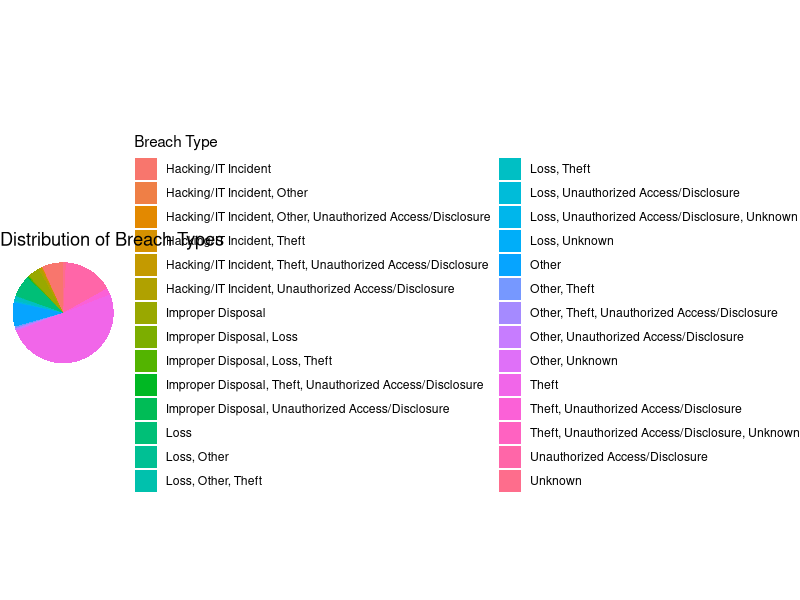
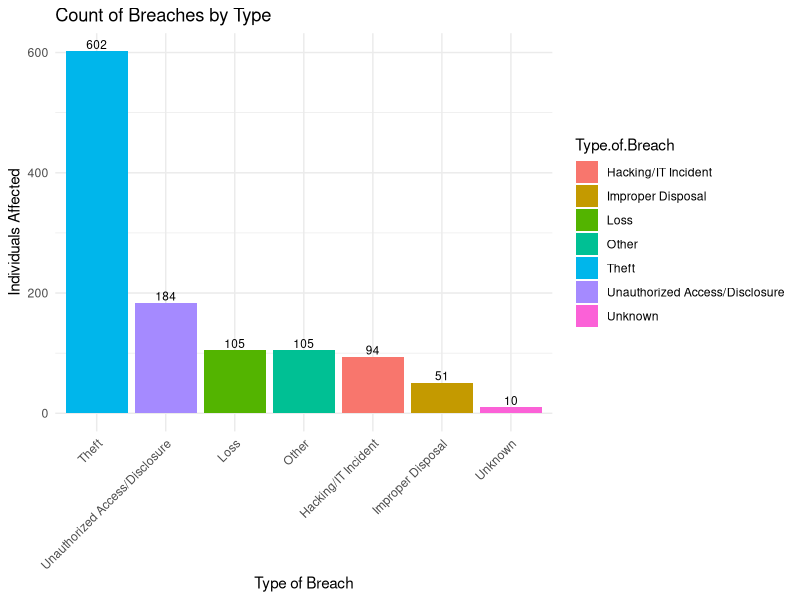
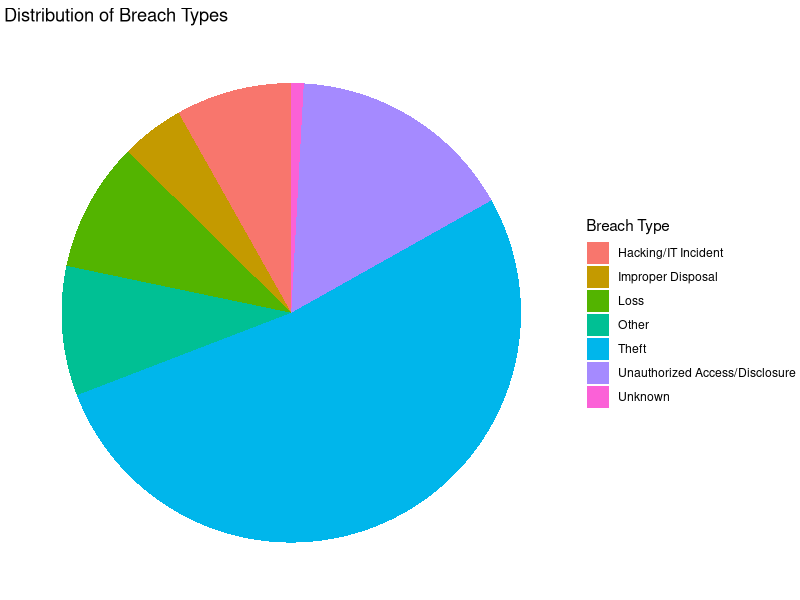
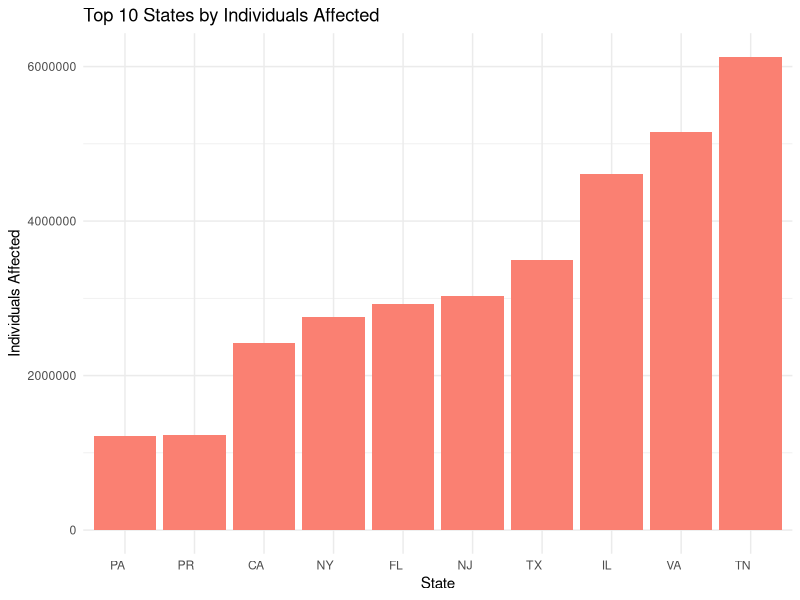
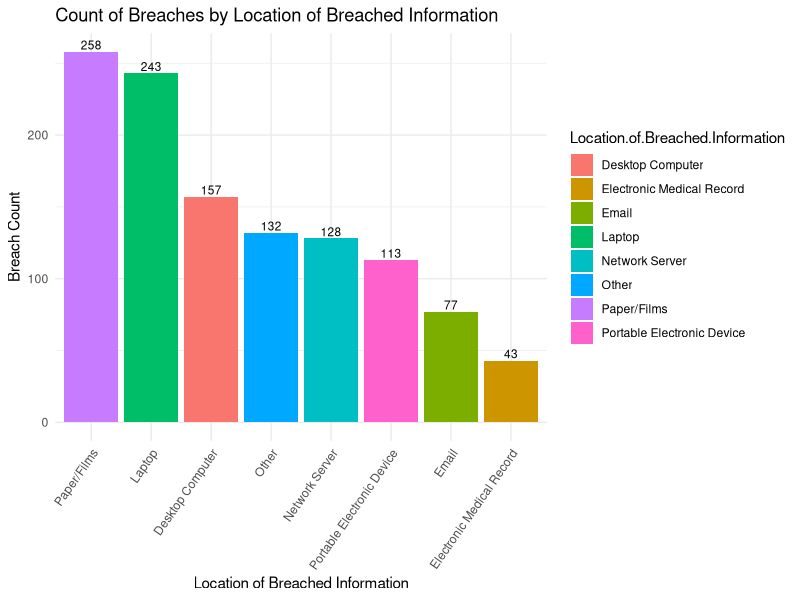
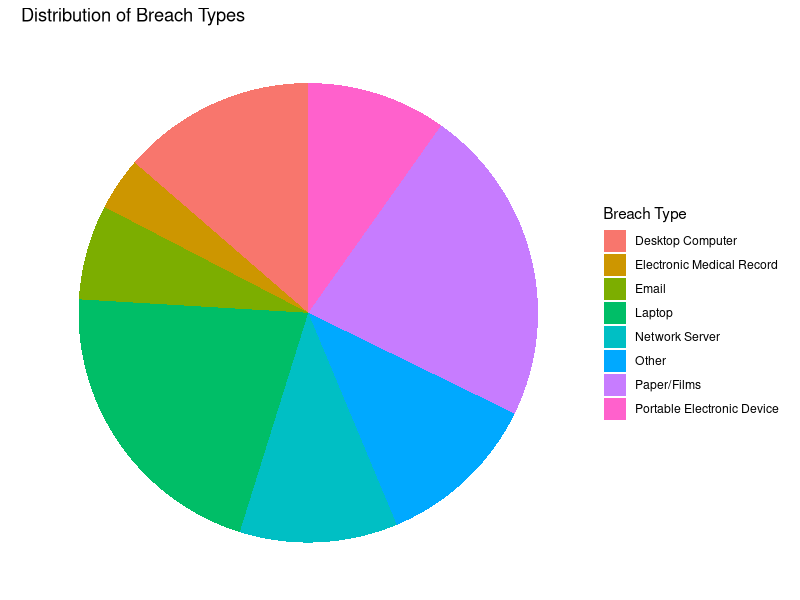
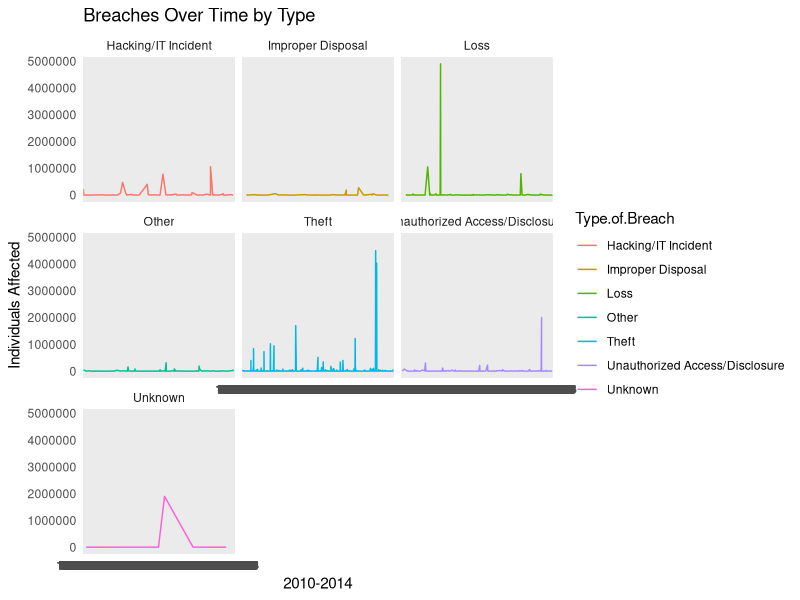
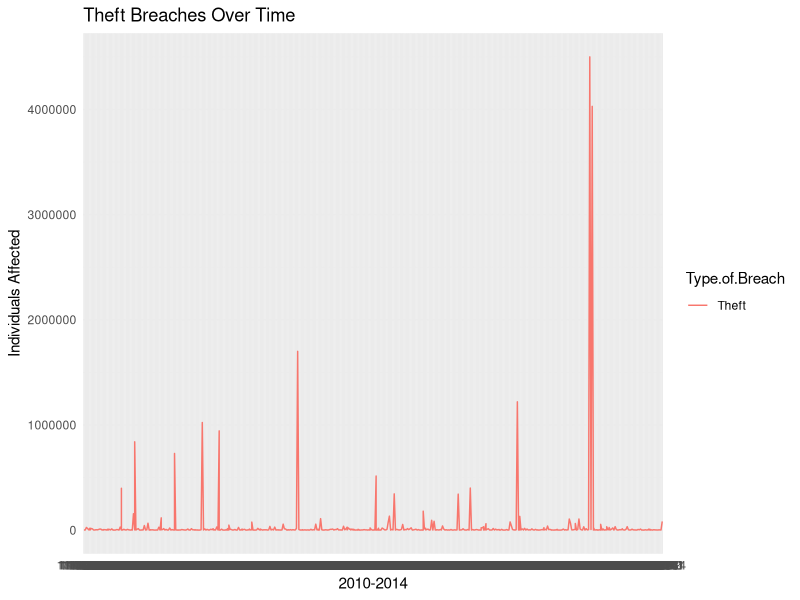

R code for these plots, in order:
## ---- chunk 1
#knitr::opts_chunk$set(echo = TRUE)
## ---- chunk 2
library(tidyverse) # run at the beginning of every session. 
library(readr)
library(dplyr)
library(ggplot2)
options(scipen=999)

#Cybersecurity breaches reported to the US Department of Health and Human Services
SecurityBreaches <- read_csv("HHSCyberSecurityBreaches.csv")
SecurityBreachesCleaned <- read_csv("HHSCyberSecurityBreachesCleaned.csv")

## ---- chunk 3

glimpse(SecurityBreachesCleaned)
## ---- chunk 4
#An issue I came across when trying to plot the distribution of Breach Types (Type.of.Breach) lead to the data needing to be cleaned in Excel prior to importing
library(ggplot2)
breach_counts <- SecurityBreaches %>%
  count(Type.of.Breach) %>%
  mutate(percentage = n / sum(n) * 100)

ggplot(breach_counts, aes(x = "", y = percentage, fill = Type.of.Breach)) +
  geom_bar(stat = "identity", width = 1) +
  coord_polar(theta = "y") +
  labs(title = "Distribution of Breach Types",
       fill = "Breach Type") +
  theme_void()

## ---- chunk 5
top10_entities <- SecurityBreachesCleaned %>%
  group_by(Name.of.Covered.Entity) %>%
  summarise(Total.Affected = sum(Individuals.Affected, na.rm = TRUE)) %>%
  arrange(desc(Total.Affected)) %>% head(10)
print(top10_entities)
## ---- chunk 6
NumberofBreaches <- SecurityBreachesCleaned %>%
  group_by(Type.of.Breach) %>%
  summarise(Total.Affected = n(), .groups = 'drop') %>% arrange(desc(Total.Affected))
print(NumberofBreaches)
## ---- chunk 7

top_10_Other_breaches <- SecurityBreachesCleaned %>%
filter(Type.of.Breach == "Other") %>% group_by(Web.Description) %>% summarise(total_affected = sum(Individuals.Affected, na.rm = TRUE)) %>%
  arrange(desc(total_affected)) %>%
  head(10)
print(top_10_Other_breaches)
## ---- chunk 8
top_10_Unknown_breaches <- SecurityBreachesCleaned %>%

  filter(Type.of.Breach == "Unknown") %>% group_by(Web.Description) %>% summarise(total_affected = sum(Individuals.Affected, na.rm = TRUE)) %>%
  arrange(desc(total_affected)) %>%
  head(10)
print(top_10_Unknown_breaches)
## ---- chunk 9
Date_of_Breach1 <- SecurityBreachesCleaned %>%
  group_by(Type.of.Breach) %>%
  summarise(Count = n(), .groups = 'drop')
ggplot(Date_of_Breach1, aes(x = reorder(Type.of.Breach, -Count), y = Count, fill = Type.of.Breach)) +
  geom_bar(stat = "identity") +
  labs(title = "Count of Breaches by Type", x = "Type of Breach", y = "Individuals Affected") +
  theme_minimal() +
  theme(axis.text.x = element_text(angle = 45, hjust = 1)) + geom_text(aes(label = Count), vjust = -0.25, size = 3, color = "black")


## ---- chunk 10
breach_counts <- SecurityBreachesCleaned %>%
  count(Type.of.Breach) %>%
  mutate(percentage = n / sum(n) * 100)
ggplot(breach_counts, aes(x = "", y = percentage, fill = Type.of.Breach)) +
  geom_bar(stat = "identity", width = 1) +
  coord_polar(theta = "y") +
  labs(title = "Distribution of Breach Types",
       fill = "Breach Type") +
  theme_void() 
## ---- chunk 11
top10_states <- SecurityBreachesCleaned %>%
  group_by(State) %>%
  summarise(Total.Affected = sum(Individuals.Affected, na.rm = TRUE)) %>%
  arrange(desc(Total.Affected)) %>%
  head(10)
print(top10_states)
GraphTopStates <- ggplot(top10_states, aes(x = reorder(State, Total.Affected), y = Total.Affected)) +
  geom_bar(stat = "identity", fill = "salmon") +
  theme_minimal() +
  labs(title = "Top 10 States by Individuals Affected", x = "State", y = "Individuals Affected") +
  theme(axis.text.x = element_text(angle = 0, hjust = 1))

## ---- chunk 12

print(GraphTopStates)
## ---- chunk 13
AverageIndividualAffected <- SecurityBreachesCleaned %>% 
group_by(Type.of.Breach) %>% 
summarise(Average.Affected = mean(Individuals.Affected, na.rm = TRUE)) %>% 
arrange(desc(Average.Affected))
print(AverageIndividualAffected)
## ---- chunk 14
WorstBreachDate <- SecurityBreachesCleaned %>%
  group_by(Type.of.Breach) %>% slice(which.max(Individuals.Affected)) %>%
  select(Type.of.Breach, Worst_Date = Breach.Submission.Date, Individuals.Affected, Name.of.Covered.Entity) %>%
  arrange(desc(Individuals.Affected)) %>% head(15)
print(WorstBreachDate)
## ---- chunk 15
BreachedLocations <- SecurityBreachesCleaned %>%
  group_by(Location.of.Breached.Information) %>%
  summarise(Count = n(), .groups = 'drop')
ggplot(BreachedLocations, aes(x = reorder(Location.of.Breached.Information, -Count), y = Count, fill = Location.of.Breached.Information)) +
  geom_bar(stat = "identity") +
  geom_text(aes(label = Count), vjust = -0.25, size = 3, color = "black") +
  labs(title = "Count of Breaches by Location of Breached Information", 
       x = "Location of Breached Information", y = "Breach Count") +
  theme_minimal() +
  theme(axis.text.x = element_text(angle = 55, hjust = 1))  


## ---- chunk 16
library(ggplot2)
LocationBreaches <- SecurityBreachesCleaned %>%
  count(Location.of.Breached.Information) %>%
  mutate(percentage = n / sum(n) * 100)
ggplot(LocationBreaches, aes(x = "", y = percentage, fill = Location.of.Breached.Information)) +
  geom_bar(stat = "identity", width = 1) +
  coord_polar(theta = "y") +
  labs(title = "Distribution of Breach Types",
       fill = "Breach Type") +
  theme_void() 

## ---- chunk 17

ggplot(SecurityBreachesCleaned, aes(x = Breach.Submission.Date, y = Individuals.Affected, color = Type.of.Breach, group = Type.of.Breach)) +
  geom_line() +
  labs(title = "Breaches Over Time by Type", x = "2010-2014", y = "Individuals Affected") +
  theme_minimal() +
  facet_wrap(~Type.of.Breach)

## ---- chunk 18


Theft_breach_data <- SecurityBreachesCleaned %>%
  filter(Type.of.Breach == "Theft")

# Create the plot for the filtered data
ggplot(Theft_breach_data, aes(x = Breach.Submission.Date, y = Individuals.Affected, color = Type.of.Breach, group = Type.of.Breach)) +
  geom_line() +
  labs(title = "Theft Breaches Over Time",
       x = "2010-2014",
       y = "Individuals Affected") +
  theme_minimal()

